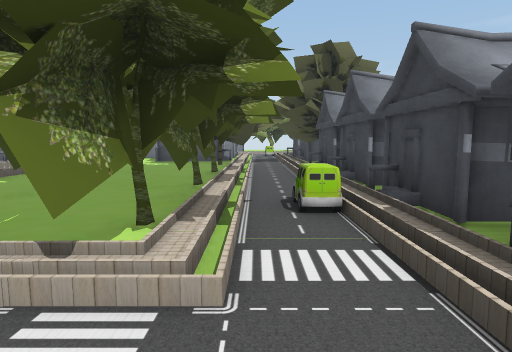
[1] (above)

24 first-person views from a walk through a Unity game level. The camera is 1.4 m above the floor, tilts 6° down and sees 75° across. The floor is counted in squares, 2 m on a side. Each view is taken from the middle of a square. On the plan, view 1 faces up. The plan holds only what a view shows up to about 10 squares ahead; the rest is blank. The place goes on beyond the plan. The player character is not drawn.

[2]
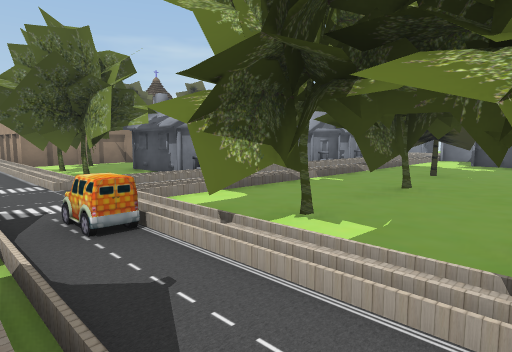

[3]
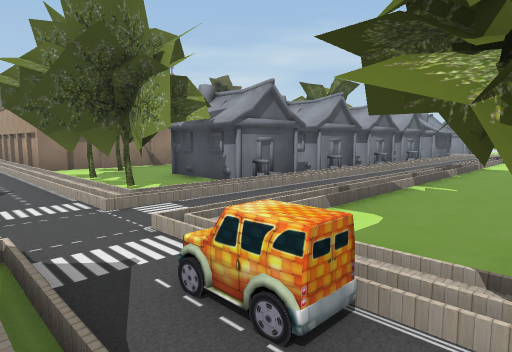

[4]
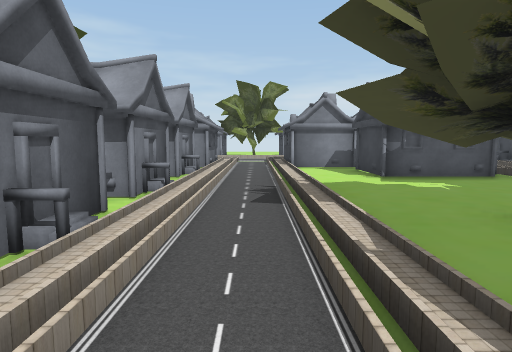

[5]
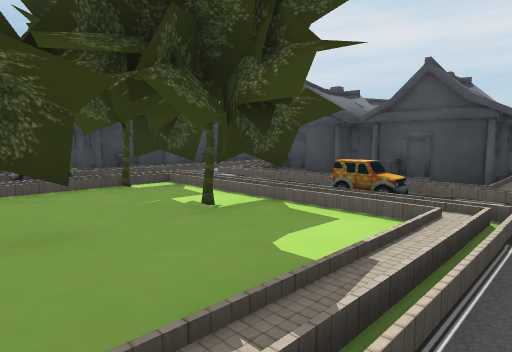

[6]
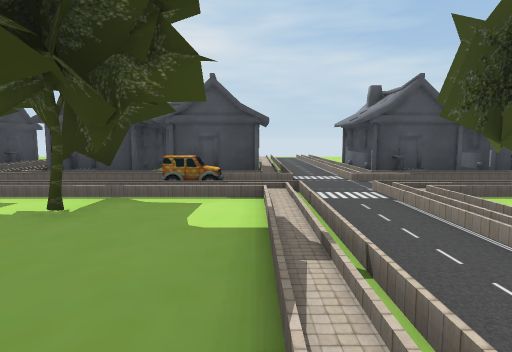

[7]
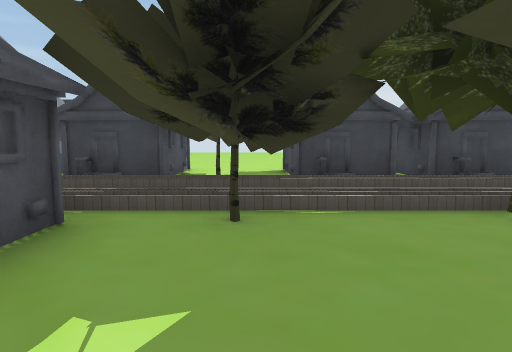

[8]
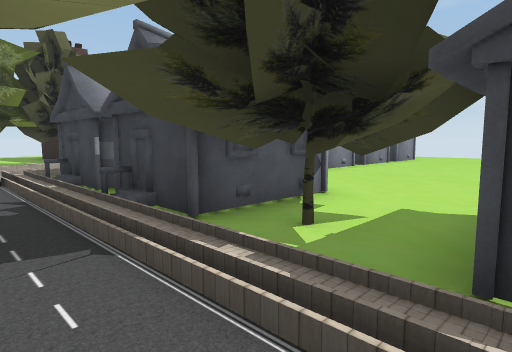

[9]
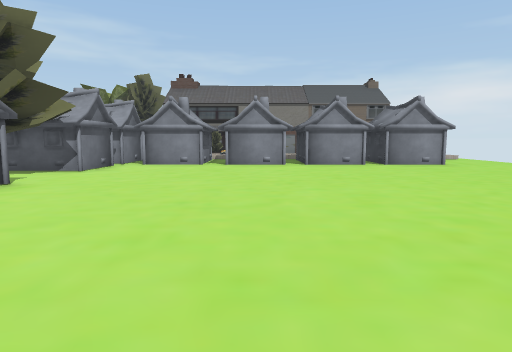

[10]
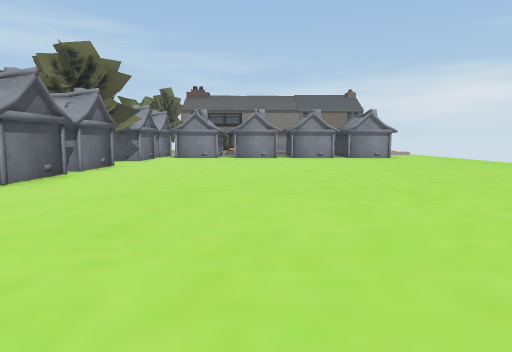

[11]
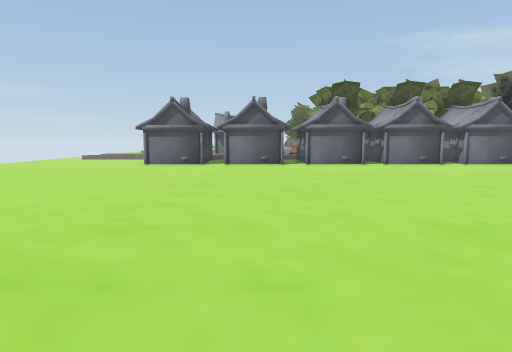

[12]
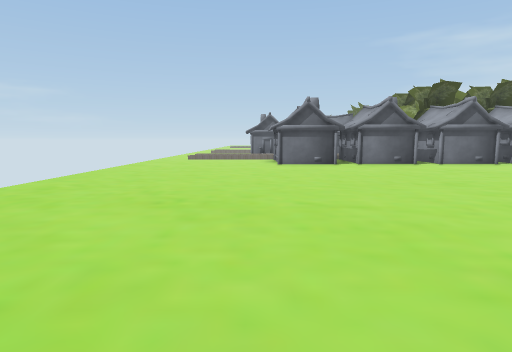

[13]
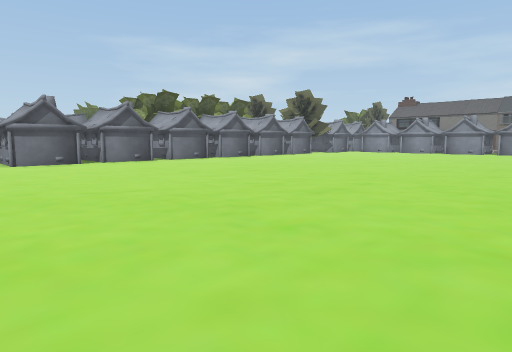

[14]
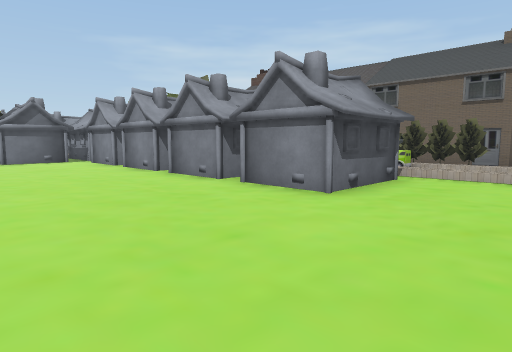

[15]
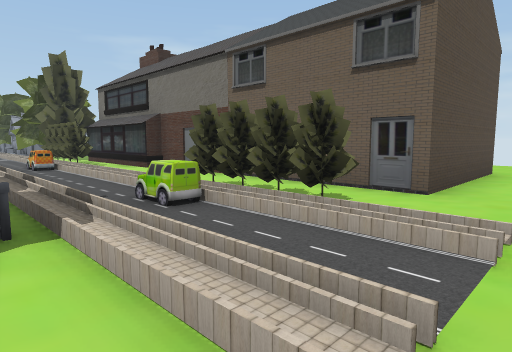

[16]
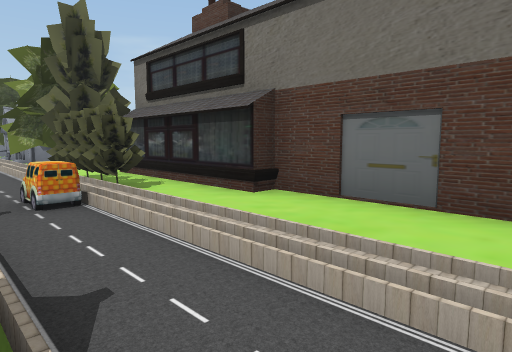

[17]
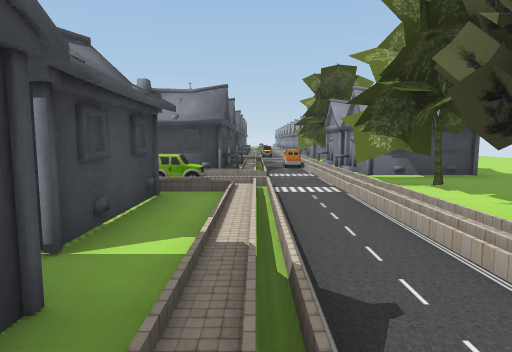

[18]
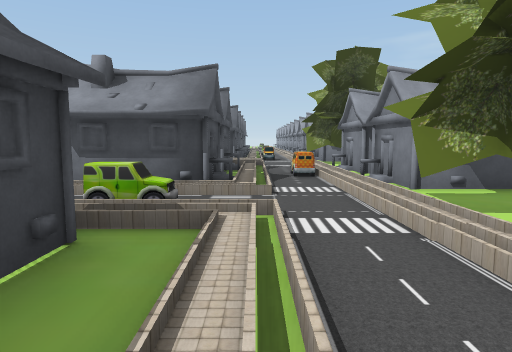

[19]
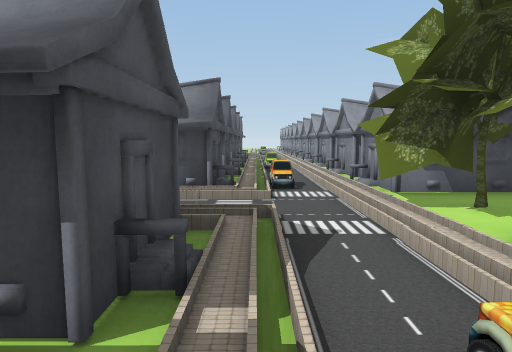

[20]
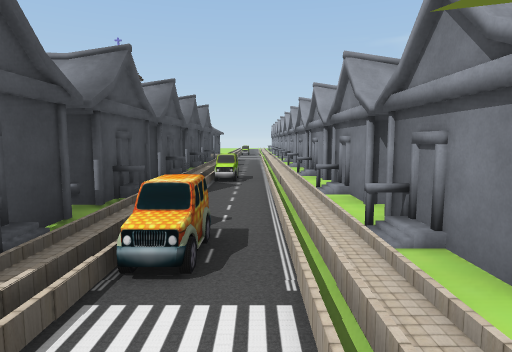

[21]
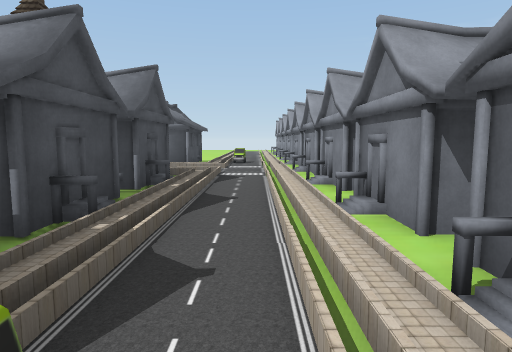

[22]
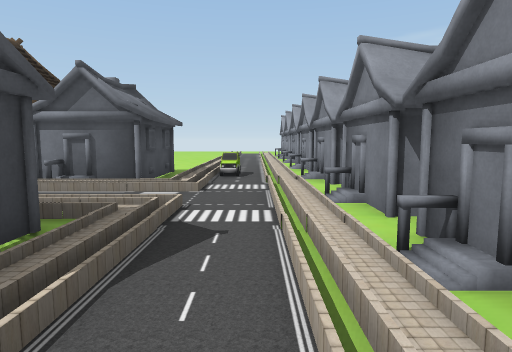

[23]
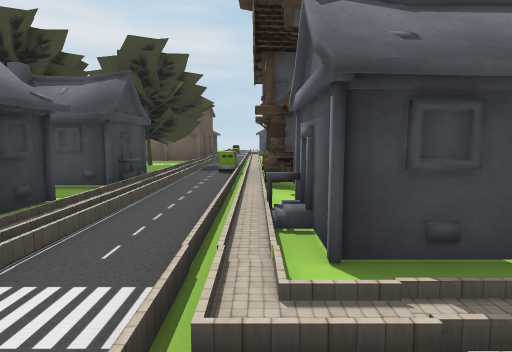

[24]
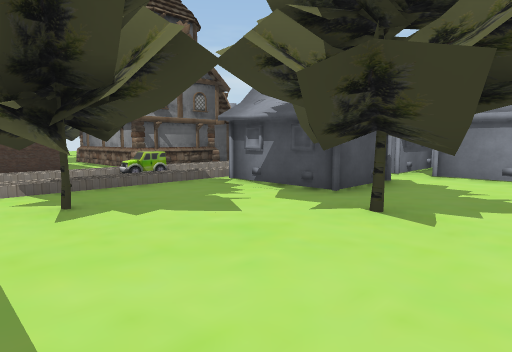

### Floor plan
Key: @ floor where view 1 was taken; # wall or solid block; . floor; / step, stairs or slope; H house; T tree; B building; O other object.
Columns run from 25 left of view 1 to 16 right of it. Each row starts with its distance up from view 1.
 21              HH  #.   H H..     ########.
 20       #   #    ###H.. H #T.OO####.........
 19 H.H../.H/H////H.H/.T///H/.T.OOOO.....OOO..
 18 ..O.//////////....////O//  /////O/////O//.
 17 /////.///////O///O/.///// ///////////////.
 16 ..##/./#HH#.###H#H/.H#.#H/OH..HHHHHHHH#...
 15    #H./## #H      /.## ##//##         #..
 14     /./####      #/.##. # /H######.##H#...
 13    H/./....      H/./.H  //H##............
 12    //.H #..   O  #/./.H#H//###............
 11     /..##...  O  #/./..../OO..............
 10     /O...OO.     #/./..OO./OO.............
  9    #/.......     //./....//H##...........
  8    #/.OOO...     #/./OOOT//###..........
  7         ....     #/./...T./H##..........
  6                   /./.T.T//###.........
  5              ..  #/./.T.T./. ..........
  4             B...##/./...T//###..........
  3             B.TT ././.T.T.OH #..........
  2          B.BB..TTT/.//T.T./H##..........
  1             ......  .O...  ###..........
  0                /// ./////@   ...........
 -1                HH#/.H# #H//###..........
 -2                #  /.##    /H #...........
 -3                   /..     /H #...........
 -4                   /.. ##  /###...........
 -5                       O      ............
 -6                              ............
 -7                              .........
 -8                              ........

Positions as (right, up) in squares from view 1, and headings:
1: (0, 0), facing up
2: (-1, 0), facing up-left
3: (-3, 0), facing up-left
4: (-6, 5), facing up
5: (-6, 5), facing down-right
6: (-5, 6), facing down
7: (-4, 10), facing right
8: (0, 9), facing up-right
9: (8, 4), facing up
10: (8, 0), facing up
11: (14, -1), facing left
12: (14, -5), facing left
13: (15, -6), facing up-left
14: (16, 10), facing up-left
15: (16, 16), facing up-left
16: (11, 17), facing up-left
17: (6, 17), facing left
18: (4, 17), facing left
19: (-2, 17), facing left
20: (-6, 18), facing left
21: (-12, 18), facing left
22: (-16, 18), facing left
23: (-21, 18), facing down
24: (-14, 7), facing up-left
